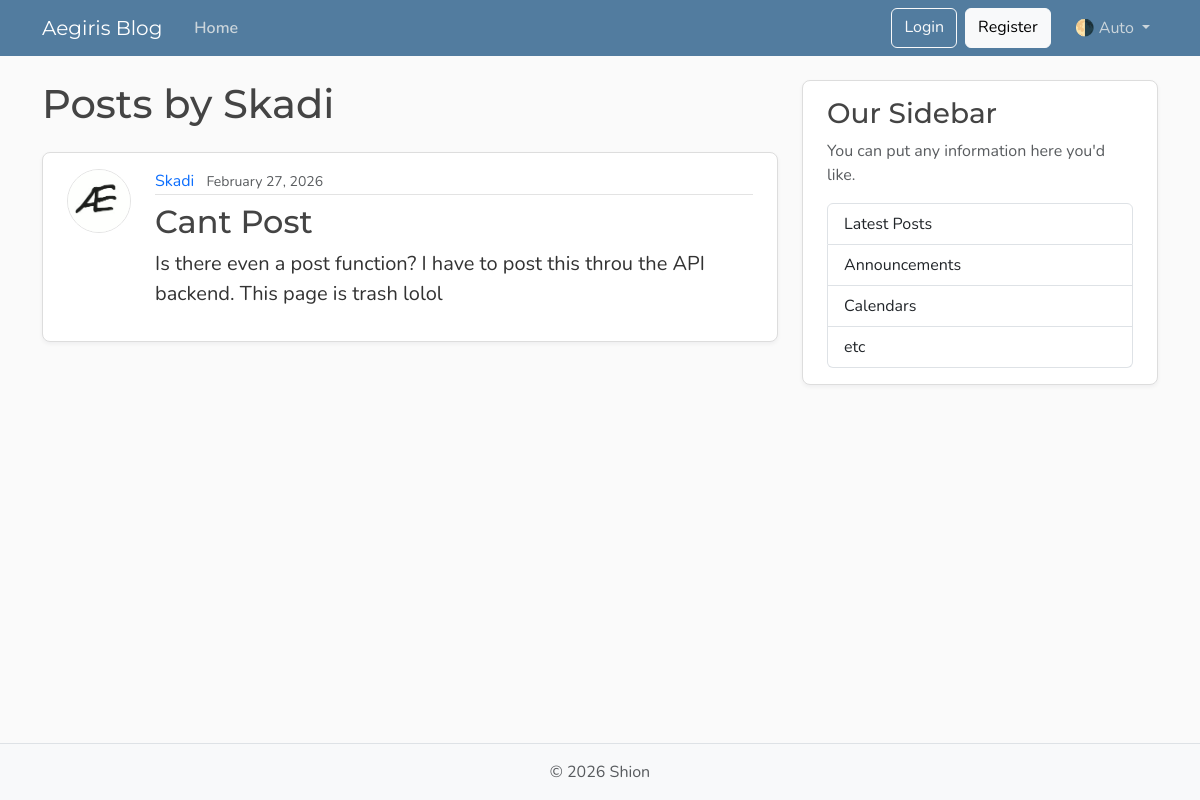
The page /users/2/posts on the database as committed earlier.
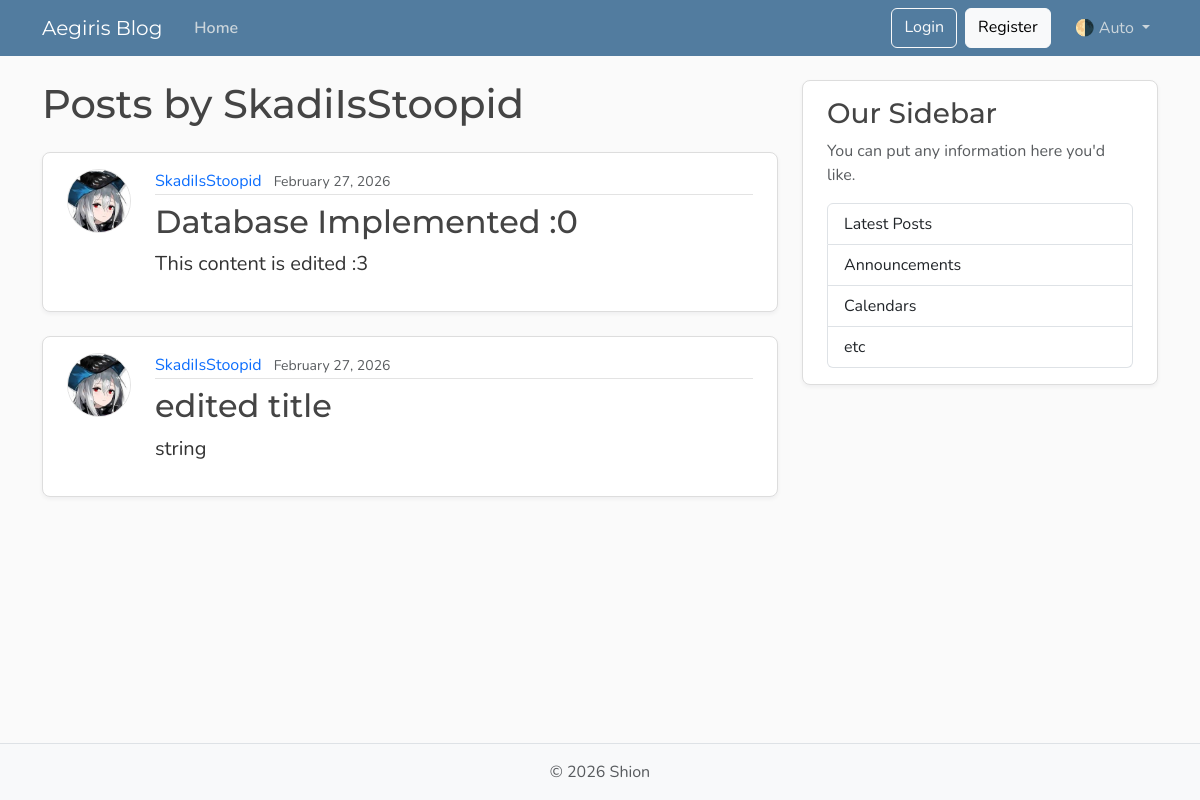
The same page on the database as committed later.
### models.py (models this page shows, shortened)
class User(Base):
    __tablename__ = "users"
    id: Mapped[int] = mapped_column(Integer, primary_key= True, index= True)
    username: Mapped[str] = mapped_column(String(50), unique= True, nullable= False)
    email: Mapped[str] = mapped_column(String(120), unique= True, nullable= False)
    image_file: Mapped[str | None] = mapped_column(String(200), nullable=True, default=None)
    posts: Mapped[list[Post]] = relationship(back_populates="author", cascade="all, delete-orphan")

class Post(Base):
    __tablename__ = "posts"
    id: Mapped[int] = mapped_column(Integer, primary_key= True, index= True)
    title: Mapped[str] = mapped_column(String(100), nullable= False)
    content: Mapped[str] = mapped_column(Text, nullable= False)
    user_id: Mapped[str | None] = mapped_column(ForeignKey("users.id"), nullable=True, index=True)
    date_posted: Mapped[datetime] = mapped_column(DateTime(timezone=True),default=lambda: datetime.now(UTC))
    author: Mapped[User] = relationship(back_populates="posts")

### main.py (the view)
@app.get("/users/{user_id}/posts", include_in_schema=False, name='user_posts')
def user_posts_page(request: Request, user_id: int, db: Annotated[Session, Depends(get_db)]):
    result = db.execute(select(models.User).where(models.User.id == user_id))
    user = result.scalars().first()
    if not user:
        raise HTTPException(status_code=status.HTTP_404_NOT_FOUND)
    result = db.execute(select(models.Post).where(models.Post.user_id == user_id))
    posts = result.scalars().all()
    return templates.TemplateResponse(request, "user_posts.html", {"posts": posts, "user": user, "title": f"{user.username}'s posts"})

### templates/user_posts.html
{% extends "layout.html" %}
{% block content %}
  <h1 class="mb-4">Posts by {{ user.username }}</h1>
  {% for post in posts %}
    <article class="content-section py-3 px-4 mb-4">
      <div class="d-flex align-items-start gap-4">
        <img class="rounded-circle article-img flex-shrink-0"
             src="{{ post.author.image_path }}"
             alt="{{ post.author.username }}'s profile picture"
             width="64"
             height="64"
             loading="lazy">
        <div class="flex-grow-1">
          <div class="article-metadata mb-2">
            <a class="me-2"
               href="{{ url_for('user_posts', user_id=post.author.id) }}">{{ post.author.username }}</a>
            <small class="text-body-secondary">{{ post.date_posted.strftime("%B %d, %Y") }}</small>
          </div>
          <h2>
            <a class="article-title"
               href="{{ url_for('post_page', post_id=post.id) }}">{{ post.title }}</a>
          </h2>
          <p class="article-content">{{ post.content }}</p>
        </div>
      </div>
    </article>
  {% else %}
    <p class="text-body-secondary">No posts by this user yet.</p>
  {% endfor %}
{% endblock content %}

### templates/layout.html (shortened to what this page needs)
<!DOCTYPE html>
<html lang="en">
  <head>
    <link href="https://cdn.jsdelivr.net/npm/bootstrap@5.3.8/dist/css/bootstrap.min.css"
          rel="stylesheet"
>
    <link rel="stylesheet" type="text/css" href="{{ url_for('static', path='css/main.css') }}">
  </head>
  <body class="d-flex flex-column min-vh-100">
    <header class="site-header">
      <nav class="navbar navbar-expand-md bg-steel fixed-top"
           data-bs-theme="dark">
        <div class="container">
          <a class="navbar-brand me-4" href="{{ url_for('home') }}">Aegiris Blog</a>
          <div class="collapse navbar-collapse" id="navbarToggle">
            <div class="navbar-nav me-auto">
              <a class="nav-link active" aria-current="page" href="{{ url_for("home") }}">Home</a>
            </div>
            <div class="navbar-nav">
              <a class="btn btn-outline-light mb-2 mb-md-0 me-md-2" href="#">Login</a>
              <a class="btn btn-light mb-2 mb-md-0 me-md-3" href="#">Register</a>
              <div class="nav-item dropdown">
                <a class="nav-link dropdown-toggle"
                   href="#"
                   role="button"
                   id="bd-theme"
                   data-bs-toggle="dropdown"
                   aria-expanded="false">
                  <span id="bd-theme-text">🌗 Auto</span>
                </a>
              </div>
            </div>
          </div>
        </div>
      </nav>
    </header>
    <main role="main" class="container">
      <div class="row">
        <div class="col-md-8">
          {% block content %}
          {% endblock content %}
        </div>
        <aside class="col-md-4">
          <div class="content-section py-3 px-4 mb-4">
            <h3>Our Sidebar</h3>
            <p class="text-body-secondary">You can put any information here you'd like.</p>
            <ul class="list-group">
              <li class="list-group-item">Latest Posts</li>
              <li class="list-group-item">Announcements</li>
              <li class="list-group-item">Calendars</li>
              <li class="list-group-item">etc</li>
            </ul>
          </div>
        </aside>
      </div>
    </main>
    <footer class="mt-auto py-3 bg-body-tertiary border-top">
      <div class="container text-center">
        <p class="text-body-secondary mb-0">
          © <span id="year"></span> Shion
        </p>
      </div>
    </footer>
  </body>
</html>

### static/css/main.css (style rules this page uses)
:root { --font-heading: "Montserrat", system-ui, -apple-system, BlinkMacSystemFont, sans-serif; --font-body: "Nunito", system-ui, -apple-system, BlinkMacSystemFont, sans-serif; --color-bg-body: #fafafa; --color-bg-content: #ffffff; --color-text-primary: #333333; --color-text-heading: #444444; --color-steel: #527c9f; --color-nav-link: #cbd5db; --color-nav-link-hover: #ffffff; --color-link-hover: #428bca; --color-border: #dddddd; --color-border-light: #e3e3e3; --spacing-xl: 5rem; --article-img-size: 4rem; --account-img-size: 7.813rem; }
body { font-family: var(--font-body); background: var(--color-bg-body); color: var(--color-text-primary); }
main { padding-top: var(--spacing-xl); }
h1, h2, h3, h4, h5, h6 { font-family: var(--font-heading); color: var(--color-text-heading); }
.navbar-brand { font-family: var(--font-heading); }
a { text-decoration: none; }
.bg-steel { background-color: var(--color-steel); }
.site-header .navbar-nav .nav-link { color: var(--color-nav-link); transition: color 0.2s ease-in-out; }
.site-header .navbar-nav .nav-link.active { font-weight: 600; }
.content-section { background: var(--color-bg-content); border: 1px solid var(--color-border); border-radius: 0.5rem; box-shadow: 0 2px 4px rgba(15, 23, 42, 0.05); transition: box-shadow 0.15s ease, transform 0.15s ease, border-color 0.15s ease; }
.article-title { color: var(--color-text-heading); transition: color 0.2s ease-in-out; }
.article-content { white-space: pre-line; font-size: 1.25rem; }
.article-img { height: var(--article-img-size); width: var(--article-img-size); flex-shrink: 0; object-fit: cover; border: 1px solid var(--color-border-light); box-shadow: 0 0 0 2px var(--color-bg-content); }
.article-metadata { padding-bottom: 0.063rem; border-bottom: 1px solid var(--color-border-light); }
.article-metadata a { transition: color 0.2s ease-in-out; }
[data-bs-theme="dark"] { --color-bg-body: #1a1a1a; --color-bg-content: #2d2d2d; --color-text-primary: #e0e0e0; --color-text-heading: #f0f0f0; --color-border: #404040; --color-border-light: #4a4a4a; }

Rows that differ between the two databases and show on the page:
changed User: username "Skadi" → "SkadiIsStoopid"
now on this page (row edited): Post: author.image_path (picture), author.username "SkadiIsStoopid", date_posted "February 27, 2026", title "Database Implemented :0", content "This content is edited :3"
changed Post: author.image_path: picture added in place of a placeholder; author.username "Skadi" → "SkadiIsStoopid"; title "Cant Post" → "edited title"; content "Is there even a post function? I have to post this throu the API backend. This page is trash lolol" → "string"
